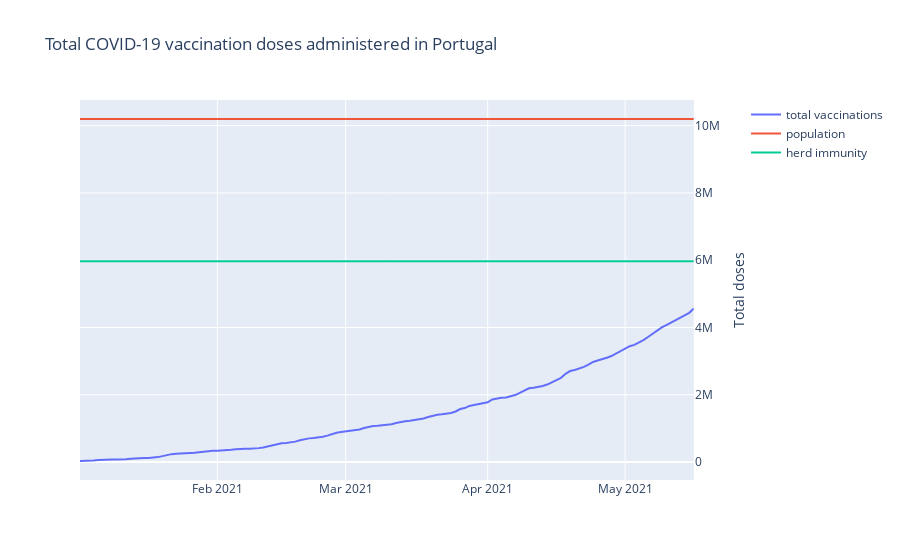

Source (notebook cell):
### Code cell
fig = make_subplots(1,1,specs=[[{"secondary_y": True}]])
fig.add_trace(go.Line(x=gp_pt["date"], y=gp_pt["total_vaccinations"],
                     name="total vaccinations"),
             row = 1, col = 1,secondary_y=True)

fig.add_trace(go.Line(x=gp_pt["date"], y=gp_pt["population"],
                     name="population"),
             row = 1, col = 1,secondary_y=True)

fig.add_trace(go.Line(x=gp_pt["date"], y=gp_pt["population"]*p,
                     name="herd immunity"),
             row = 1, col = 1,secondary_y=True)

fig.update_layout(title='Total COVID-19 vaccination doses administered in Portugal')
fig.update_yaxes(title_text="Total doses", secondary_y=True)
fig.show()

### Figure 1 — Plotly figure (JSON) as saved in the notebook; plotly's stock layout.template omitted (floating-point values rounded to 4 significant figures; data arrays with more than 128 entries replaced by an {"elided": "..."} marker saying what was removed)
{"data": [{"name": "total vaccinations", "type": "scatter", "x": {"elided": "135 str values"}, "xaxis": "x", "y": {"elided": "135 int values"}, "yaxis": "y2"}, {"name": "population", "type": "scatter", "x": {"elided": "135 str values"}, "xaxis": "x", "y": {"elided": "135 int values"}, "yaxis": "y2"}, {"name": "herd immunity", "type": "scatter", "x": {"elided": "135 str values"}, "xaxis": "x", "y": {"elided": "135 float values"}, "yaxis": "y2"}], "layout": {"title": {"text": "Total COVID-19 vaccination doses administered in Portugal"}, "xaxis": {"anchor": "y", "domain": [0, 0.94]}, "yaxis": {"anchor": "x", "domain": [0, 1]}, "yaxis2": {"anchor": "x", "overlaying": "y", "side": "right", "title": {"text": "Total doses"}}}}
